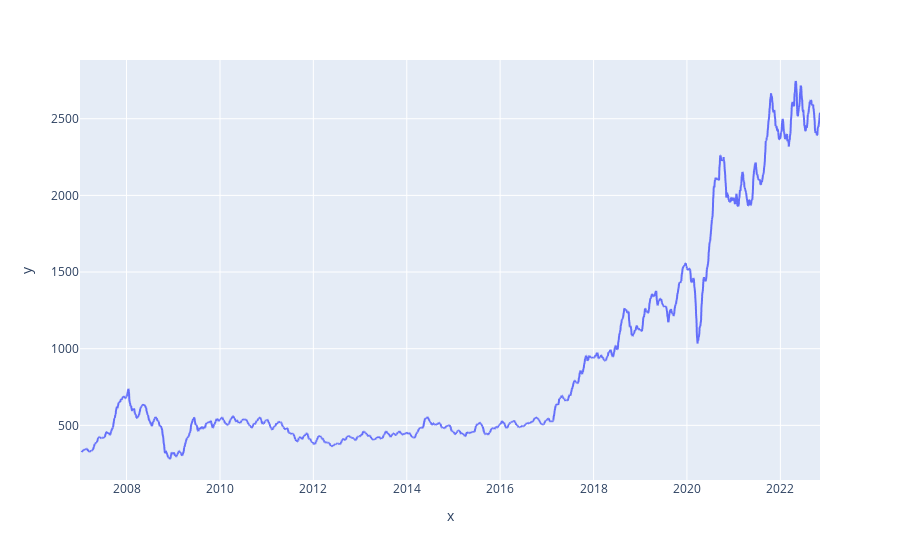

Notebook cell for this chart:
### Code cell
fig = px.line(x=reliance_indicator_data.index, y=reliance_indicator_data["ema"])
fig.show()

### Figure 1 — Plotly figure (JSON) as saved in the notebook; plotly's stock layout.template omitted (floating-point values rounded to 4 significant figures; data arrays with more than 128 entries replaced by an {"elided": "..."} marker saying what was removed)
{"data": [{"hovertemplate": "x=%{x}<br>y=%{y}<extra></extra>", "legendgroup": "", "line": {"color": "#636efa", "dash": "solid"}, "marker": {"symbol": "circle"}, "mode": "lines", "name": "", "showlegend": false, "type": "scattergl", "x": {"elided": "3856 str values"}, "xaxis": "x", "y": {"elided": "3856 float values"}, "yaxis": "y"}], "layout": {"legend": {"tracegroupgap": 0}, "margin": {"t": 60}, "xaxis": {"anchor": "y", "domain": [0, 1], "title": {"text": "x"}}, "yaxis": {"anchor": "x", "domain": [0, 1], "title": {"text": "y"}}}}
